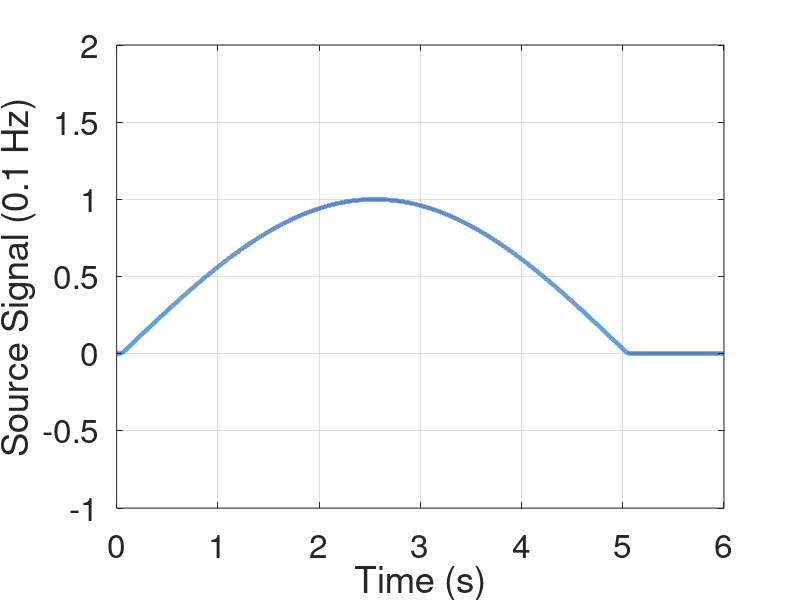
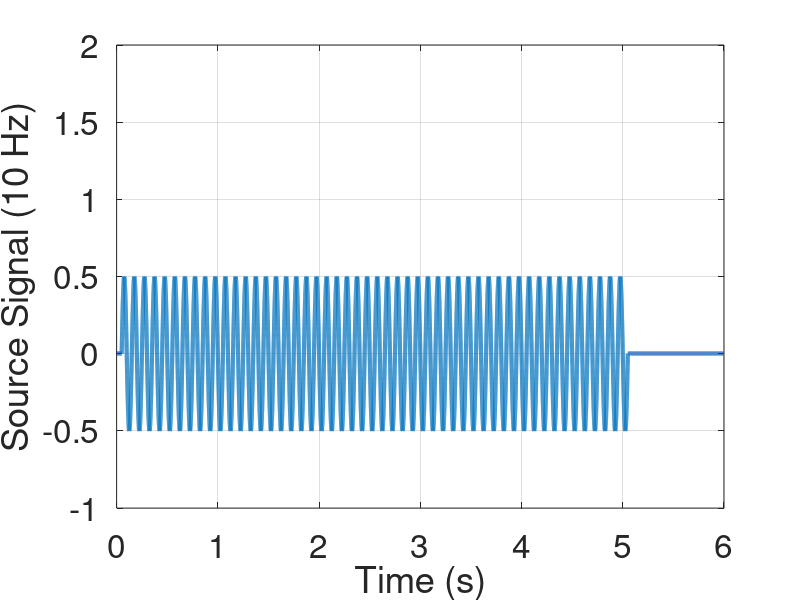
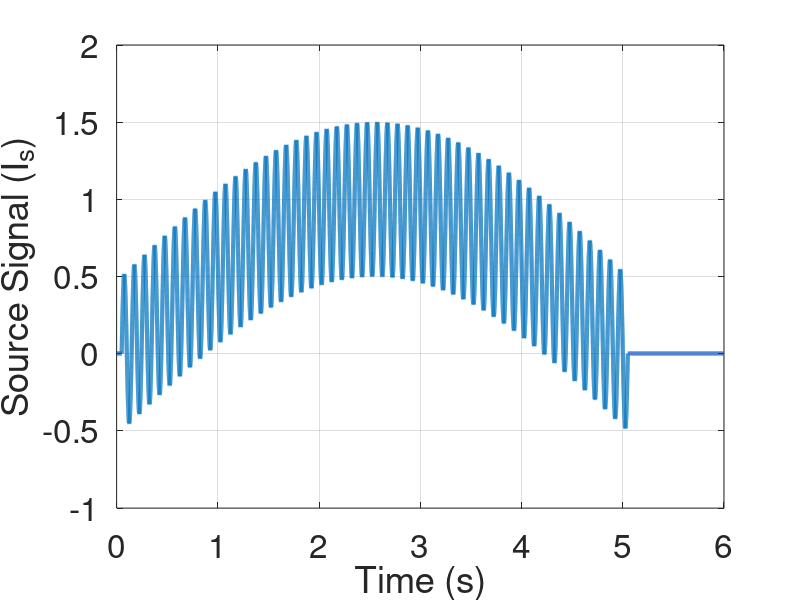

These figures' MATLAB source, in order: (Note: this script raises an error after producing the figures.)
clear all 
clc
close all
%%%%%%%%%%%%%%%%%%%%%%%%%%%%%%%%%%%%%%%%%%%%%%%%%%%%%%%%%%%%%%%%%%%%%%%
nfig=0; 
video_steps = 50; %200
take_video = 0; %1 to save video of individual cases
%%%%%%%%%%%%%%%%%%%%%%%%%%%%%%%%%%%%%%%%%%%%%%%%%%%%%%%%%%%%%%%%%%%%%%%
%simulations 
%%%%%%%%%%%%%%%%%%%%%%%%%%%%%%%%%%%%%%%%%%%%%%%%%%%%%%%%%%%%%%%%%%%%%%%
L = 3;     %length of network in m
a = 0.2; 
khat = 1;    %stiffness between agents
f1 = 0.08; f2 = 0.1; f3 = 10;   %Hz source frequency
disp(['Simulating frequencies: ' num2str(f1) ' Hz, ' num2str(f2) ' Hz, ' num2str(f3) ' Hz.'])
%wave properties

T1 = 1/f1;                  %time period of propagated in seconds
T2 = 1/f2;
T3 = 1/f3;

cases_to_run = [1 1 0 1];   %[DSR Mom-small-damping Mom-large-damping Nesterov]


%%%%%%%%%%%%%%%%%%%%%%%%%%%%%%%%%%%%%%%%%%%%%%
%DSR parameters
gamma_dsr = 10;
beta2_dsr = 1;   %=1 for DSR
delta_t = 10^(-4); 
dt = delta_t;

%%%%%%%%%%%%%%%%%%%%%%%%%%%%%%%%%%%%
%constrained parameters 
D = 1; %number of spatial dimensions


n = 1*round(L/a) %number of agents

%return
%%%%%%%%%%%%%%%%%%%%%%%%%%%%%%%%%%%%%%%%%%%%%%
%network definition
connection_struct = [-0.5 1 -0.5];
A = zeros(n,n);
A(1,1) = 1; A(1, 2) = -0.5; 
A(n,n) = 1; A(n,n-1) = -1;
for i=2:1:n-1
    A(i,i-1:1:i+1) = connection_struct;
end
A = A;
B = [0.5; zeros(n-1,1)];

lambda_A = eig(A);

% beta1_dsr = 0*4/(max(lambda_A)*(gamma_dsr*delta_t+2));

video_name = ['Nov17-MovieS2-white.mp4'];

if (L <= 17.55*a)
        %%%selecting stable beta1
    
    
    
    % % % 
%        beta2_dsr = (pi^2*a^2/(4*L^2))*( sqrt( gamma_dsr*dt/(2*D) + 4*(L^2)/(pi^2*a^2) + beta1_dsr/(2*D) ) - sqrt( gamma_dsr*dt/(2*D)) )^2
     c = sqrt(gamma_dsr*a^2/(2*D*delta_t*beta2_dsr));
    
       beta1_dsr = 0.9*((beta2_dsr+1) - gamma_dsr*delta_t/2 )/max(lambda_A)

else    

    %%%selecting stable beta1
    beta1_dsr = 0.9*((beta2_dsr+1) - gamma_dsr*delta_t/2 )/max(lambda_A);

    
    
    
    % % % 
     beta2_dsr = 1;%(pi^2*a^2/(4*L^2))*( sqrt( gamma_dsr*dt/(2*D) + 4*(L^2)/(pi^2*a^2) + beta1_dsr/(2*D) ) - sqrt( gamma_dsr*dt/(2*D)) )^2
     c = sqrt(gamma_dsr*a^2/(2*D*delta_t*beta2_dsr));
    
    %   beta1_dsr = 4*gamma_dsr*L/(pi*c)

    video_name = ['Oct_27_2Dsimuls_longnetwork3.mp4'];



end

zeta_dsr = (1-beta2_dsr)*L/(pi*c*beta2_dsr*dt) + beta1_dsr*pi*c/(4*gamma_dsr*L)
omega_0 = pi*c/(2*L);
predicted_settling_time = 6/(zeta_dsr*omega_0)




%Momentum parameter
gamma_m = gamma_dsr;
beta2_m_1 = 0.999;
beta2_m_2 = 1;
beta1_m = 0;

%Nesterov parameter
gamma_n = gamma_dsr;
beta2_n = 0.999;
beta1_n = gamma_n*dt*beta2_n*(1+beta2_n);
beta2_n_2 = 1;
beta1_n_2 = gamma_n*dt*beta2_n_2*(1+beta2_n_2);


v = sqrt(gamma_dsr*a^2/(2*1*delta_t*beta2_dsr))        %wave velocity in m/s

tend = max(0.9*L/v, 6) %2.8835e+03 %20*L/v;           %s - duration of simulation time -- BEFORE REFLECTION 
% return


%%%%%%%%%%%%%%%%%%%%%%%%%%%%%%%%%%%%%%%%%%%




% 
% beta2_dsr = (pi^2*a^2/(4*L^2))*( sqrt( gamma_dsr*dt/(2*D) + 4*(L^2)/(pi^2*a^2) + beta1_dsr/(2*D) ) - sqrt( gamma_dsr*dt/(2*D)) )^2
%  c = sqrt(gamma_dsr*a^2/(2*D*delta_t*beta2_dsr));
%  zeta_dsr = (1-beta2_dsr)*L/(pi*c*beta2_dsr*dt) + beta1_dsr*pi*c/(4*gamma_dsr*L)
% omega_0 = pi*c/(2*L);
%  predicted_settling_time = 6/(zeta_dsr*omega_0)

predicted_settling_time = tend;
 
% 
%   return

%%%%%%%%%%%%%%%%%%%%%%%%%%%%%%%%%%%%%%%%%%%



%time variable
ts = 0:delta_t:T2/2; %time period of initial BC creating pulse
t = [ts (ts(end)+delta_t):delta_t:tend]; %time vector


%topological radius
threshold_dist = 2*a;

%%%%%%%%%%%%%%%%%%%%%%%%%%%%%%%%%%%%%%%%%%%%%%%%%%%%%%
%define input source
input1 = sin(2*pi*ts/T2);
input2 = 0.5*sin(2*pi*ts/T3);
input = input1 + input2;
initialzeros = 500; %2
Is1 = [zeros(1,initialzeros) input1 zeros(1, length(t)-length(ts)-initialzeros)];
Is2 = [zeros(1,initialzeros) input2 zeros(1, length(t)-length(ts)-initialzeros)];
Is = [zeros(1,initialzeros) input zeros(1, length(t)-length(ts)-initialzeros)];
% Is_1 = ones(size(t)); %sin(2*pi*f1*t);
% Is_2 = sin(2*pi*f2*t);
% Is_3 = sin(2*pi*f3*t);

Is_unitstep = ones(size(t));

% nfig=nfig+1; figure(nfig);
% plot(t, Is_1, '-', t, Is_2, '-', t, Is_3, '-', 'LineWidth', 3);
% xlabel('Time (s)');
% ylabel('Is');
% title('Source Trajectory');

nfig=nfig+1; figure(nfig);
plot(t, Is1, '-','LineWidth', 3);
xlabel('Time (s)');
ylabel('Source Signal (0.1 Hz)');
grid on
set(gca, 'FontSize', 24);
ylim([-1 2])

nfig=nfig+1; figure(nfig);
plot(t, Is2, '-','LineWidth', 3);
xlabel('Time (s)');
ylabel('Source Signal (10 Hz)');
grid on
set(gca, 'FontSize', 24);
ylim([-1 2]);

nfig=nfig+1; figure(nfig);
plot(t, Is, '-','LineWidth', 3);
xlabel('Time (s)');
ylabel('Source Signal (I_s)');
grid on
set(gca, 'FontSize', 24);
ylim([-1 2])

%  return



if (cases_to_run(1)==1)


            %%%%%%%%METHOD 2: DSR %%%%%%%%%%%%%%%%%%%%%%%%%%%%
            
            %number of discrete x points
            num_of_x = n; %equal to number of agents in 1d network
            
            %number of time steps 
            num_of_t = length(t);
            
            Idsr1 = zeros(num_of_x, 3);  
            Im_1 = zeros(num_of_x,3);
            Im_2 = zeros(num_of_x, 3);
            Im_3 = zeros(num_of_x, 3);
            
            %DSR (Internal damping)
            thetadsr = 0*pi/2*ones(num_of_x, 3); %initially the angle is pi/2
            xdsr = linspace(a, num_of_x*a, num_of_x);
            ydsr = 0*xdsr;
            vel = 1; 
             leader_xytheta_dsr = [xdsr(1) ydsr(1) thetadsr(1,1);
                                   xdsr(1) ydsr(1) thetadsr(1,2)];
             follower_xytheta_dsr = [xdsr(end) ydsr(end) thetadsr(end,1);
                                   xdsr(end) ydsr(end) thetadsr(end,2)];
             time_vec = [t(1:2)];

             %M1 (viscous damping)
             thetam1 = thetadsr; xm1 = xdsr; ym1 = ydsr;
             leader_xytheta_m1 = leader_xytheta_dsr;
             follower_xytheta_m1 = follower_xytheta_dsr;

             %M2 (undamped)
             thetam2 = thetadsr; xm2 = xdsr; ym2 = ydsr;
             leader_xytheta_m2 = leader_xytheta_dsr;
             follower_xytheta_m2 = follower_xytheta_dsr
            

             %detect formation breaking
             formationbroken_dsr = 0;
             formationbroken_m1 = 0;
             formationbroken_m2 = 0;
             



            %defining variables to take snaps of wave at two instants
                snap1_taken = 0;
                snap2_taken = 0;
                snap3_taken = 0;
                snap4_taken = 0;
                snap5_taken = 0;
                snap6_taken = 0; 

        if (take_video == 1)
%             vidObj0 = VideoWriter('Oct_24_Case0.mp4', 'MPEG-4'); open(vidObj0);
%             vidObj1 = VideoWriter('Oct_24_Case1.mp4', 'MPEG-4'); open(vidObj1);
%             vidObj2 = VideoWriter('Oct_24_Case2.mp4', 'MPEG-4'); open(vidObj2);
             vidObj = VideoWriter(video_name, 'MPEG-4'); open(vidObj);
        end

            
            for k = [3:1:num_of_t] 
                t(k)/t(end)

                iii=3;

                %frequency f1
                %%%%%%%%%%%%%%%%%%%%%%%%%%%%%%%%%%%%%%%%%%%%%%%%%%%%   

               bigA = get_topological_A_matrix(xdsr, ydsr, threshold_dist, n);

               Delta_kminus1 = bigA*[Idsr1(:,iii-1); Is(k-1)];
               Delta_kminus2 = bigA*[Idsr1(:,iii-2); Is(k-2)];

               Idsr1(:,iii) = Idsr1(:,iii-1) - gamma_dsr*delta_t*Delta_kminus1 - beta1_dsr*(Delta_kminus1-Delta_kminus2) ...
                                    + beta2_dsr*(Idsr1(:,iii-1)-Idsr1(:,iii-2));% + gamma_dsr*delta_t*B(i)*Is(k-1); 

%                for i=1:1:(num_of_x) 
% 
% 
%                    if i==1 
%                     Deltai_kminus1 =  Idsr1(i,iii-1) - 0.5*Idsr1(i+1,iii-1) -0.5*Is(k-1) ; 
%                     Deltai_kminus2 =  Idsr1(i,iii-2) - 0.5*Idsr1(i+1,iii-2) -0.5*Is(k-2) ; 
%                    elseif i == num_of_x        
%                     Deltai_kminus1 = -1*Idsr1(i-1,iii-1) + Idsr1(i,iii-1);   
%                     Deltai_kminus2 = -1*Idsr1(i-1,iii-2) + Idsr1(i,iii-2);         
%                    else
%                     Deltai_kminus1 = -0.5*Idsr1(i-1,iii-1) + Idsr1(i,iii-1) - 0.5*Idsr1(i+1,iii-1);
%                     Deltai_kminus2 = -0.5*Idsr1(i-1,iii-2) + Idsr1(i,iii-2) - 0.5*Idsr1(i+1,iii-2); 
%                    end  
% 
%                    
%                    xdiff = xdsr(2:end) - xdsr(1:end-1); ydiff = ydsr(2:end)-ydsr(1:end-1);
%                    abs_diff = sqrt(xdiff.^2 + ydiff.^2);
% 
%                    if (max(abs_diff) > threshold_dist)
%                                     formationbroken_dsr = 1;
%                    end  
% 
%                    if (formationbroken_dsr == 0)
%                        Idsr1(i,iii) = Idsr1(i,iii-1) - gamma_dsr*delta_t*Deltai_kminus1 - beta1_dsr*(Deltai_kminus1-Deltai_kminus2) ...
%                                     + beta2_dsr*(Idsr1(i,iii-1)-Idsr1(i,iii-2));% + gamma_dsr*delta_t*B(i)*Is(k-1); 
%                    else
% 
%                         Idsr1(i,iii) = Idsr1(i,iii-1);
%                    end
% 
%                end
                
%                if (formationbroken_dsr == 0)
                       thetadsr = Idsr1*pi/2; %thetadsr + pi/2*Idsr1;
                       xdsr = xdsr + vel*delta_t*cos(thetadsr(:,3)');
                       ydsr = ydsr + vel*delta_t*sin(thetadsr(:,3)');
%                else 
%                        thetadsr = Idsr1*pi/2; %thetadsr + pi/2*Idsr1;
%                        xdsr = xdsr;
%                        ydsr = ydsr;
%                end



                Idsr = Idsr1;
                f=f2;

                Idsr1(:,1:2) = Idsr1(:,2:3);


                %%%%%%%%%%%%%%%%%%%%%%%%%%%%%%%%%%%%%%%%%%%%%%%%%%%%  
               bigA = get_topological_A_matrix(xm1, ym1, threshold_dist, n);

               Delta_kminus1 = bigA*[Im_1(:,iii-1); Is(k-1)];
               Delta_kminus2 = bigA*[Im_1(:,iii-2); Is(k-2)];
                
               Im_1(:,iii) = Im_1(:,iii-1) - gamma_m*delta_t*Delta_kminus1 - beta1_m*(Delta_kminus1-Delta_kminus2) ...
                                + beta2_m_1*(Im_1(:,iii-1)-Im_1(:,iii-2));


%                for i=1:1:(num_of_x) 
%                    
%                    if i==1 
%                     Deltai_kminus1 =  Im_1(i,iii-1) - 0.5*Im_1(i+1,iii-1) -0.5*Is(k-1) ; 
%                     Deltai_kminus2 =  Im_1(i,iii-2) - 0.5*Im_1(i+1,iii-2) -0.5*Is(k-2) ; 
%                    elseif i == num_of_x        
%                     Deltai_kminus1 = -1*Im_1(i-1,iii-1) + Im_1(i,iii-1); 
%                     Deltai_kminus2 = -1*Im_1(i-1,iii-2) + Im_1(i,iii-2);         
%                    else
%                     Deltai_kminus1 = -0.5*Im_1(i-1,iii-1) + Im_1(i,iii-1) - 0.5*Im_1(i+1,iii-1);  
%                     Deltai_kminus2 = -0.5*Im_1(i-1,iii-2) + Im_1(i,iii-2) - 0.5*Im_1(i+1,iii-2); 
%                    end
% 
%                     xdiff = xm1(2:end) - xm1(1:end-1); ydiff = ym1(2:end)-ym1(1:end-1);
%                     abs_diff = sqrt(xdiff.^2 + ydiff.^2);
% 
%                    if (max(abs_diff) > threshold_dist)
%                                     formationbroken_m1 = 1;
%                                     
%                    end  
%                 
%                    if (formationbroken_m1 == 0)
%                         Im_1(i,iii) = Im_1(i,iii-1) - gamma_m*delta_t*Deltai_kminus1 - beta1_m*(Deltai_kminus1-Deltai_kminus2) ...
%                                 + beta2_m_1*(Im_1(i,iii-1)-Im_1(i,iii-2));% + gamma_m*delta_t*B(i)*Is(k-1); 
%                    else
%                         Im_1(i,iii) = Im_1(i,iii-1);
% 
%                    end
%                end


%                if (formationbroken_m1 == 0)

                   diag_A_m1 = diag(bigA(1:n,1:n));

                   for i=1:1:n

                       if (diag_A_m1(i) == 0)

                        xm1(i) = xm1(i);% + vel*delta_t*cos(thetam2(:,3)');
                        ym1(i) = ym1(i);% + vel*delta_t*sin(thetam2(:,3)');
    
                       else

                         thetam1(i,:) = Im_1(i,:)*pi/2; %thetadsr + pi/2*Idsr1;
                         xm1(i) = xm1(i) + vel*delta_t*cos(thetam1(i,3)');
                         ym1(i) = ym1(i) + vel*delta_t*sin(thetam1(i,3)');
    
                       end

                   end

%                else
%                    thetam1 = Im_1*pi/2; %thetadsr + pi/2*Idsr1;
%                    xm1 = xm1;% + delta_t*cos(thetam1(:,3)');
%                    ym1 = ym1;% + delta_t*sin(thetam1(:,3)');
%                end


             %                 Idsr = Idsr1;
                %                 f=f2;

                Im_1(:,1:2) = Im_1(:,2:3);



               %%%%%%%%%%%%%%%%%%%%%%%%%%%%%%%%%%%%%%%%%%%%%%%%%%%% 
               bigA = get_topological_A_matrix(xm2, ym2, threshold_dist, n);

               Delta_kminus1 = bigA*[Im_2(:,iii-1); Is(k-1)];
               Delta_kminus2 = bigA*[Im_2(:,iii-2); Is(k-2)];
                
            Im_2(:,iii) = Im_2(:,iii-1) - gamma_m*delta_t*Delta_kminus1 - beta1_m*(Delta_kminus1-Delta_kminus2) ...
                    + beta2_m_2*(Im_2(:,iii-1)-Im_2(:,iii-2));% + gamma_m*delta_t*B(i)*Is(k-1); 

%                for i=1:1:(num_of_x) 
%                    
%                    if i==1 
%                     Deltai_kminus1 =  Im_2(i,iii-1) - 0.5*Im_2(i+1,iii-1) -0.5*Is(k-1) ; 
%                     Deltai_kminus2 =  Im_2(i,iii-2) - 0.5*Im_2(i+1,iii-2) -0.5*Is(k-2) ; 
%                    elseif i == num_of_x        
%                     Deltai_kminus1 = -1*Im_2(i-1,iii-1) + Im_2(i,iii-1);
%                     Deltai_kminus2 = -1*Im_2(i-1,iii-2) + Im_2(i,iii-2);         
%                    else
%                     Deltai_kminus1 = -0.5*Im_2(i-1,iii-1) + Im_2(i,iii-1) - 0.5*Im_2(i+1,iii-1);  
%                     Deltai_kminus2 = -0.5*Im_2(i-1,iii-2) + Im_2(i,iii-2) - 0.5*Im_2(i+1,iii-2); 
%                    end
% 
%                      xdiff = xm2(2:end) - xm2(1:end-1); ydiff = ym2(2:end)-ym2(1:end-1);
%                     abs_diff = sqrt(xdiff.^2 + ydiff.^2);
% 
%                    if (max(abs_diff) > threshold_dist)
%                                     formationbroken_m2 = 1;
%                                     
%                    end  
% 
%                    
%                   if (formationbroken_m2 == 0)
%                         Im_2(i,iii) = Im_2(i,iii-1) - gamma_m*delta_t*Deltai_kminus1 - beta1_m*(Deltai_kminus1-Deltai_kminus2) ...
%                                 + beta2_m_2*(Im_2(i,iii-1)-Im_2(i,iii-2));% + gamma_m*delta_t*B(i)*Is(k-1); 
%                   else
%                         Im_2(i,iii) = Im_2(i,iii-1);
%                   end
%                end

%                if (formationbroken_m2 == 0)

                  
                 
                   diag_A_m2 = diag(bigA(1:n,1:n));

                   for i=1:1:n

                       if (diag_A_m2(i) == 0)

                        xm2(i) = xm2(i);% + vel*delta_t*cos(thetam2(:,3)');
                        ym2(i) = ym2(i);% + vel*delta_t*sin(thetam2(:,3)');
    
                       else

                         thetam2(i,:) = Im_2(i,:)*pi/2; %thetadsr + pi/2*Idsr1;
                         xm2(i) = xm2(i) + vel*delta_t*cos(thetam2(i,3)');
                         ym2(i) = ym2(i) + vel*delta_t*sin(thetam2(i,3)');
    
                       end

                   end
% 
%                else
% 
%                    thetam2 = Im_2*pi/2; %thetadsr + pi/2*Idsr1;
%                    xm2 = xm2;% + delta_t*cos(thetam1(:,3)');
%                    ym2 = ym2;% + delta_t*sin(thetam1(:,3)');
% 
%                end



             %                 Idsr = Idsr1;
                %                 f=f2;

                Im_2(:,1:2) = Im_2(:,2:3);         





            
                
            
                if (mod(k,video_steps) == 0)
 

    



                          %%2D simul
                          leader_xytheta_dsr = [leader_xytheta_dsr; xdsr(1) ydsr(1) thetadsr(1,3)];
                          follower_xytheta_dsr = [follower_xytheta_dsr; xdsr(end) ydsr(end) thetadsr(end,3)];

                          leader_xytheta_m1 = [leader_xytheta_m1; xm1(1) ym1(1) thetam1(1,3)];
                          follower_xytheta_m1 = [follower_xytheta_m1; xm1(end) ym1(end) thetam1(end,3)];

                          leader_xytheta_m2 = [leader_xytheta_m2; xm2(1) ym2(1) thetam2(1,3)];
                          follower_xytheta_m2 = [follower_xytheta_m2; xm2(end) ym2(end) thetam2(end,3)];

                          time_vec = [time_vec t(k)];
                          
                          
                          ff = figure(100);
                          subplot(1,3,3);
                          plot(leader_xytheta_dsr(:,1), leader_xytheta_dsr(:,2), '-', 'LineWidth',1.5, 'Color', [0 0.7 0.7]);
                          hold on;
                          plot(follower_xytheta_dsr(:,1), follower_xytheta_dsr(:,2), 'b-', 'LineWidth',1.5);
                          plot(xdsr, ydsr, 'ko', 'MarkerSize', 6)%, 'MarkerFaceColor','k');
                          plot(xdsr(1), ydsr(1), 'bo', 'MarkerSize', 6, 'MarkerFaceColor', [0 0.7 0.7])
                          plot(xdsr(end), ydsr(end), 'bo', 'MarkerSize', 6, 'MarkerFaceColor', [0 0 1])
%                           quiver(xdsr(1), ydsr(1), cos(thetadsr(1,3)'), sin(thetadsr(1,3)'), 0.5, 'Color',[0 0 1])
%                           quiver(xdsr(end), ydsr(end), cos(thetadsr(end,3)'), sin(thetadsr(end,3)'), 0.5, 'Color',[1 0 0])
%                           quiver(xdsr(2:end-1), ydsr(2:end-1), cos(thetadsr(2:end-1,3)'), sin(thetadsr(2:end-1,3)'), 0.5, 'Color',[0 0 0])
                          quiver(xdsr, ydsr, cos(thetadsr(:,3)'), sin(thetadsr(:,3)'), 0.5, 'Color',[0 0 0])
                          if (formationbroken_dsr==1)
                              text(1,4,'Formation broken', 'FontSize', 20, 'Color',[1 0 0]);             
                          end
                          hold off
                          xlabel('X')
                          ylabel('Y')
                          xlim([0 6.5]);
                          ylim([-0.5 6]);
                          title('(c) Case 2: Internal damping')
                          set(gca, 'FontSize', 16)

                          subplot(1,3,2);
                          plot(leader_xytheta_m1(:,1), leader_xytheta_m1(:,2), '-', 'LineWidth',1.5, 'Color', [0 0.7 0.7]);
                          hold on;
                          plot(follower_xytheta_m1(:,1), follower_xytheta_m1(:,2), 'r-', 'LineWidth',1.5);
                          plot(xm1, ym1, 'ko', 'MarkerSize', 6)%, 'MarkerFaceColor','k');
                          plot(xm1(1), ym1(1), 'bo', 'MarkerSize', 6, 'MarkerFaceColor', [0 0.7 0.7])
                          plot(xm1(end), ym1(end), 'ko', 'MarkerSize', 6, 'MarkerFaceColor', [1 0 0])
%                           quiver(xdsr(1), ydsr(1), cos(thetadsr(1,3)'), sin(thetadsr(1,3)'), 0.5, 'Color',[0 0 1])
%                           quiver(xdsr(end), ydsr(end), cos(thetadsr(end,3)'), sin(thetadsr(end,3)'), 0.5, 'Color',[1 0 0])
%                           quiver(xdsr(2:end-1), ydsr(2:end-1), cos(thetadsr(2:end-1,3)'), sin(thetadsr(2:end-1,3)'), 0.5, 'Color',[0 0 0])
                          quiver(xm1, ym1, cos(thetam1(:,3)'), sin(thetam1(:,3)'), 0.5, 'Color',[0 0 0])
                          if (formationbroken_m1==1)
                              text(1,4,'Formation broken', 'FontSize', 20, 'Color',[1 0 0]);        
                          end
                          hold off
                          xlabel('X')
                          ylabel('Y')
                          xlim([0 6.5]);
                          ylim([-0.5 6]);
                          title('(b) Case 1: Viscous damping')
                          set(gca, 'FontSize', 16)

                          subplot(1,3,1);
                          plot(leader_xytheta_m2(:,1), leader_xytheta_m2(:,2), '-', 'LineWidth',1.5, 'Color', [0 0.7 0.7]);
                          hold on;
                          plot(follower_xytheta_m2(:,1), follower_xytheta_m2(:,2), 'g-', 'LineWidth',1.5);
                          plot(xm2, ym2, 'ko', 'MarkerSize', 6)%, 'MarkerFaceColor','k');
                          plot(xm2(1), ym2(1), 'bo', 'MarkerSize', 6, 'MarkerFaceColor', [0 0.7 0.7])
                          plot(xm2(end), ym2(end), 'ko', 'MarkerSize', 6, 'MarkerFaceColor', [0 1 0])
%                           quiver(xdsr(1), ydsr(1), cos(thetadsr(1,3)'), sin(thetadsr(1,3)'), 0.5, 'Color',[0 0 1])
%                           quiver(xdsr(end), ydsr(end), cos(thetadsr(end,3)'), sin(thetadsr(end,3)'), 0.5, 'Color',[1 0 0])
%                           quiver(xdsr(2:end-1), ydsr(2:end-1), cos(thetadsr(2:end-1,3)'), sin(thetadsr(2:end-1,3)'), 0.5, 'Color',[0 0 0])
                          quiver(xm2, ym2, cos(thetam2(:,3)'), sin(thetam2(:,3)'), 0.5, 'Color',[0 0 0])
                          if (formationbroken_m2==1)
                              text(1,4,'Formation broken', 'FontSize', 20, 'Color',[1 0 0]);            
                          end
                          hold off
                          xlabel('X')
                          ylabel('Y')
                          xlim([0 6.5]);
                          ylim([-0.5 6]);
                          title('(a) Case 0: Without damping')
                          set(gca, 'FontSize', 16)
                          ff.Position = [100 100 540*2 400];
                          set(gcf,'color','w');

                          pause(0.001)
                           if (take_video == 1)
                               F = getframe(gcf);
                               writeVideo(vidObj,F);
                           end


                end

           

              %if (t(k) >= predicted_settling_time/1.5 && snap6_taken == 0)
              if (t(k) >= 7 && snap6_taken == 0)
                 
                  k_6 = k;
            
                  snap6_taken = 1;
                    

                  signal_6_undamped = Im_2(:,iii-1);
                  signal_6_viscous = Im_1(:,iii-1);
                  signal_6_internal = Idsr1(:,iii-1);

                  signal_6_ideal = Im_3(:,iii-1);
            
              end

    
                        
            end

            if (take_video == 1)
%              close(vidObj0);
%              close(vidObj1);
%              close(vidObj2);
              close(vidObj);
            end






end

saveas(gcf,'Fig_15agents_topological','epsc')

return

%%%%%%%%%%%%%%%%%%%%%%%%%%%%%%%%%%%%%%%%%%%%%%%%%%%%%%%%%%%%%%%%%%%%%%%
%%%%%%%%%%%%%%%%%%%%%%%%%%%%%%%%%%%%%%%%%%%%%%%%%%%%%%%%%%%%%%%%%%%
function bigA = get_topological_A_matrix(xdsr, ydsr, radius, N)
%returns graph lapacian (N rows and columns where last N+1 column is for the source node
%and connected only to the leader agent) based on current x y location of agents with
%topological dist of given radius 
    bigA = zeros(N, N+1);

    pos_of_agents = sqrt(xdsr.^2+ydsr.^2);

    for i=1:1:N

            for j=1:1:N

                if ( j ~= i && abs(pos_of_agents(j)-pos_of_agents(i)) < radius )

                    bigA(i,j) = bigA(i,j) - 1;
%                     bigA(i,i) = bigA(i,i) + 1;
                        
                end    

            end

    end
    
    %leader agent
%     bigA(1,1) = bigA(1,1) + 1;
    bigA(1,N+1) = bigA(1, N+1) - 1;

    for i=1:1:N
            
            sum_of_row = - sum(bigA(i,:));
            
            if (sum_of_row > 0)
                bigA(i,:) = bigA(i,:)/sum_of_row;
            
                bigA(i,i) = 1;

            end

    end




end

%%%%%%%%%%%%%%%%%%%%%%%%%%%%%%%%%%%%%%%%%%%%%%%%%%%%%%%%%%%%%%%%%%%%%%%%%
%%%%%%%%%%%%%%%%%%%%%%%%%%%%%%%%%%%%%%%%%%%%%%%%%%%%%%%%%%%%%%%%%%%
%%%%%%%%%%%%%%%%%%%%%%%%%%%%%%%%%%%%%%%%%%%%%%%%%%%%%%%%%%%
function vf = filtered_derivative(t, x, wf, n)
% FILTERED_dERIVATIVE  take derivative of a filtered signal.
%   vf = filtered_derivative(t, x, wf, n) filters x to xf and takes its
%   derivative vf

    A = -wf*eye(n); B = wf*eye(n);
    C = -wf*eye(n); D = wf*eye(n);
    
    sys = ss(A, B, C, D);
    
    vf = lsim(sys, x, t);

end



function [t, I, Idot] = second_order_simulation(t, Is, n, c_s, c_sd, cd)


        %number of discrete x points
            num_of_x = n; %equal to number of agents in 1d network

            %number of time steps 
            num_of_t = length(t);

            I = zeros(num_of_x, num_of_t);
            Idot = zeros(num_of_x, num_of_t);

            %adding the initial condition on left end with sin input
            Idsr(1,:) = Is;
            % I(2,:) = Is;


            for k=3:1:num_of_t

               for i=1:1:(num_of_x) 

                   if i==1 
                       Deltai_kminus1 =  Idsr(i,k-1) - 0.5*Idsr(i+1,k-1) -0.5*Is(k-1) ; 
                       Deltai_kminus2 =  Idsr(i,k-2) - 0.5*Idsr(i+1,k-2) -0.5*Is(k-2) ; 
                   elseif i == num_of_x        
                       Deltai_kminus1 = -1*Idsr(i-1,k-1) + Idsr(i,k-1); 
                       Deltai_kminus2 = -1*Idsr(i-1,k-2) + Idsr(i,k-2);         
                   else
                       Deltai_kminus1 = -0.5*Idsr(i-1,k-1) + Idsr(i,k-1) - 0.5*Idsr(i+1,k-1);  
                       Deltai_kminus2 = -0.5*Idsr(i-1,k-2) + Idsr(i,k-2) - 0.5*Idsr(i+1,k-2); 
                   end

        
                       Idsr(i,k) = Idsr(i,k-1) - gamma_dsr*delta_t*Deltai_kminus1 - beta1_dsr*(Deltai_kminus1-Deltai_kminus2) ...
                                + beta2_dsr*(Idsr(i,k-1)-Idsr(i,k-2));



               end

            end

end


%return